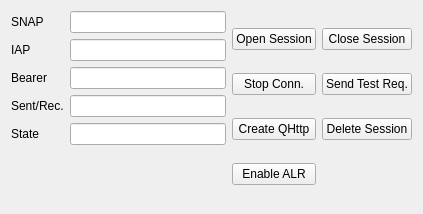
<?xml version="1.0" encoding="UTF-8"?>
<ui version="4.0">
 <class>SessionTab</class>
 <widget class="QWidget" name="SessionTab">
  <property name="geometry">
   <rect>
    <x>0</x>
    <y>0</y>
    <width>423</width>
    <height>214</height>
   </rect>
  </property>
  <layout class="QHBoxLayout" name="horizontalLayout">
   <item>
    <layout class="QFormLayout" name="formLayout">
     <property name="fieldGrowthPolicy">
      <enum>QFormLayout::ExpandingFieldsGrow</enum>
     </property>
     <item row="0" column="0">
      <widget class="QLabel" name="snapLabel">
       <property name="text">
        <string>SNAP</string>
       </property>
      </widget>
     </item>
     <item row="0" column="1">
      <widget class="QLineEdit" name="snapLineEdit">
       <property name="readOnly">
        <bool>true</bool>
       </property>
      </widget>
     </item>
     <item row="1" column="0">
      <widget class="QLabel" name="iapLabel">
       <property name="text">
        <string>IAP</string>
       </property>
      </widget>
     </item>
     <item row="1" column="1">
      <widget class="QLineEdit" name="iapLineEdit">
       <property name="enabled">
        <bool>true</bool>
       </property>
       <property name="readOnly">
        <bool>true</bool>
       </property>
      </widget>
     </item>
     <item row="2" column="0">
      <widget class="QLabel" name="bearerLabel">
       <property name="text">
        <string>Bearer</string>
       </property>
      </widget>
     </item>
     <item row="2" column="1">
      <widget class="QLineEdit" name="bearerLineEdit">
       <property name="readOnly">
        <bool>true</bool>
       </property>
      </widget>
     </item>
     <item row="3" column="0">
      <widget class="QLabel" name="sentRecDataLabel">
       <property name="text">
        <string>Sent/Rec.</string>
       </property>
      </widget>
     </item>
     <item row="3" column="1">
      <widget class="QLineEdit" name="sentRecDataLineEdit">
       <property name="readOnly">
        <bool>true</bool>
       </property>
      </widget>
     </item>
     <item row="4" column="0">
      <widget class="QLabel" name="stateLabel">
       <property name="text">
        <string>State</string>
       </property>
      </widget>
     </item>
     <item row="4" column="1">
      <widget class="QLineEdit" name="stateLineEdit">
       <property name="readOnly">
        <bool>true</bool>
       </property>
      </widget>
     </item>
    </layout>
   </item>
   <item>
    <layout class="QGridLayout" name="gridLayout">
     <item row="0" column="0">
      <widget class="QPushButton" name="openSessionButton">
       <property name="text">
        <string>Open Session</string>
       </property>
      </widget>
     </item>
     <item row="0" column="1">
      <widget class="QPushButton" name="closeSessionButton">
       <property name="text">
        <string>Close Session</string>
       </property>
      </widget>
     </item>
     <item row="1" column="0">
      <widget class="QPushButton" name="stopConnectionButton">
       <property name="text">
        <string>Stop Conn.</string>
       </property>
      </widget>
     </item>
     <item row="1" column="1">
      <widget class="QPushButton" name="sendRequestButton">
       <property name="text">
        <string>Send Test Req.</string>
       </property>
      </widget>
     </item>
     <item row="2" column="0">
      <widget class="QPushButton" name="createQHttpButton">
       <property name="text">
        <string>Create QHttp</string>
       </property>
      </widget>
     </item>
     <item row="2" column="1">
      <widget class="QPushButton" name="deleteSessionButton">
       <property name="text">
        <string>Delete Session</string>
       </property>
      </widget>
     </item>
     <item row="3" column="0">
      <widget class="QPushButton" name="alrButton">
       <property name="text">
        <string>Enable ALR</string>
       </property>
      </widget>
     </item>
    </layout>
   </item>
  </layout>
 </widget>
 <resources/>
 <connections/>
</ui>
